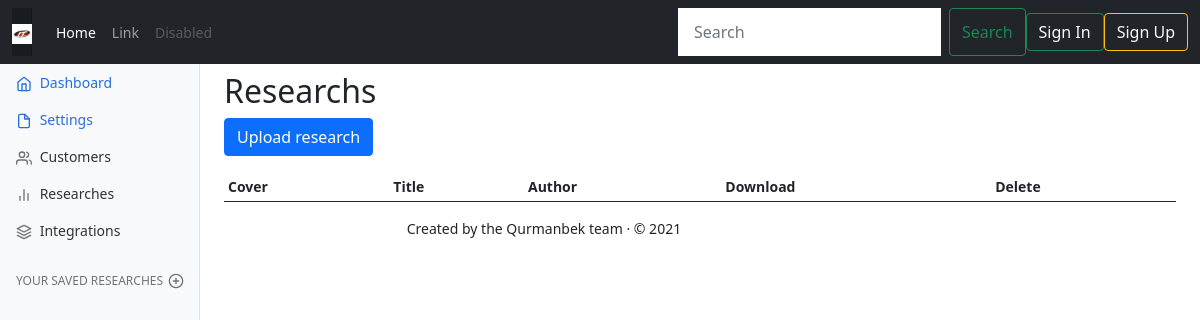
Page /upload/researchs/ on the earlier database version.
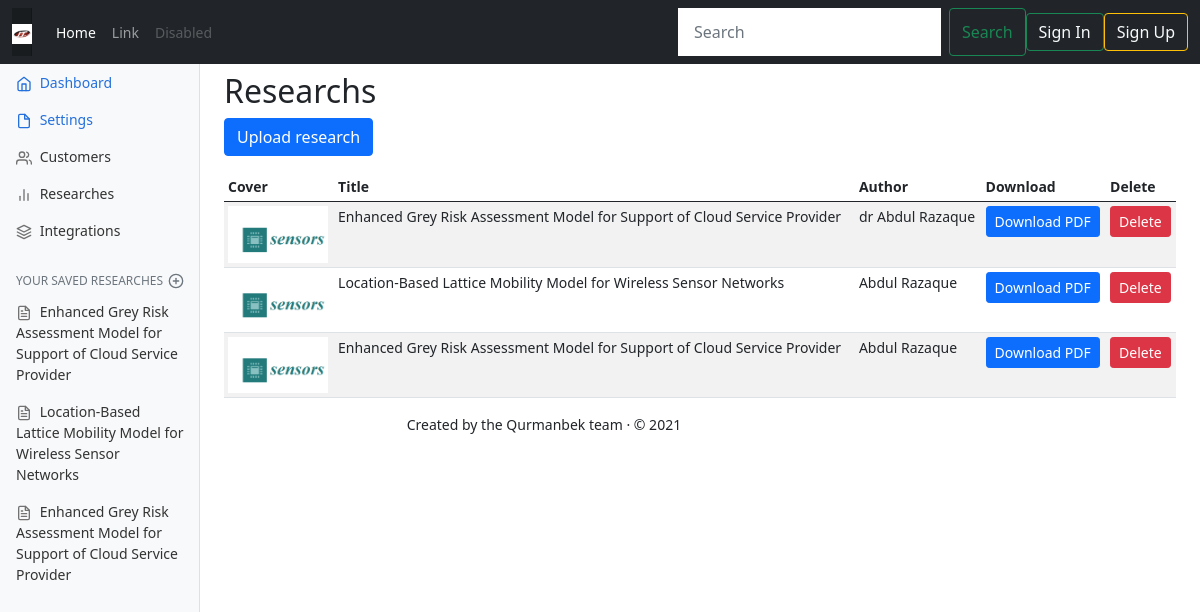
Same page on the later database version.
### research/models.py (models this page shows, shortened)
class Research(models.Model):
    title = models.CharField(max_length=100)
    author = models.CharField(max_length=100)
    pdf = models.FileField(upload_to='researchs/pdfs/')
    cover = models.ImageField(upload_to='researchs/covers/', null=True, blank=True)

### research/views.py (the view)
# urls.py: path('researchs/', research.views.research_list, name='research_list'),
def research_list(request):
    researchs = Research.objects.all()
    return render(request, 'upload/research_list.html', {
        'researchs': researchs
    })

### templates/upload/research_list.html (shortened to what this page needs)
{% extends 'upload/base_upload.html' %}
{% block upload_dashboard %}
    <h2>Researchs</h2>
    <p>
      <a href="{% url 'upload' %}" class="btn btn-primary">Upload research</a>
    </p>
  <div class="table-responsive">
        <table class="table table-striped table-sm">
          <thead>
      <tr>
        <th scope="col">Cover</th>
        <th scope="col">Title</th>
        <th scope="col">Author</th>
        <th scope="col">Download</th>
        <th scope="col">Delete</th>
      </tr>
    </thead>
    <tbody>
      {% for research in researchs %}
        <tr>
          <td>
            {% if research.cover %}
              <img src="{{ research.cover.url }}" alt="{{ research.title }}" style="width:100px;">
            {% else %}
              <span class="text-muted">No cover</span>
            {% endif %}
          </td>
          <td>{{ research.title }}</td>
          <td>{{ research.author }}</td>
          <td>
            <a href="{{ research.pdf.url }}" class="btn btn-primary btn-sm" target="_blank">
              Download PDF
            </a>
          </td>
          <td>
            <form method="post" action="{% url 'delete_research' research.pk %}">
              <button type="submit" class="btn btn-danger btn-sm">Delete</button>
            </form>
          </td>
        </tr>
      {% endfor %}
    </tbody>
  </table>
  </div>
{% endblock %}
{% block footer %}
    <footer class="col-md-9 ms-sm-auto col-lg-10 px-md-4">
    Created by the Qurmanbek team &middot; &copy; 2021
</footer>{% endblock %}

### templates/upload/base_upload.html (shortened to what this page needs)
{% extends 'dashboard/home.html' %}

### templates/dashboard/home.html (shortened to what this page needs)
{% extends 'article/main.html' %}
{% block home %}
    <div class="container-fluid">
  <div class="row">
    <nav id="sidebarMenu" class="col-md-3 col-lg-2 d-md-block bg-light sidebar collapse">
      <div class="position-sticky pt-3">
        <ul class="nav flex-column">
          <li class="nav-item">
            <a class="nav-link active" aria-current="page" href="{% url 'home' %}">
              <span data-feather="home"></span>
              Dashboard
            </a>
          </li>
          <li class="nav-item">
            <a class="nav-link active" href="{% url 'socialaccount_connections'%}">
              <span data-feather="file"></span>
              Settings
            </a>
          </li>
          <li class="nav-item">
            <a class="nav-link" href="#">
              <span data-feather="users"></span>
              Customers
            </a>
          </li>
          <li class="nav-item">
            <a class="nav-link" href="{% url 'research_list' %}">
              <span data-feather="bar-chart-2"></span>
              Researches
            </a>
          </li>
          <li class="nav-item">
            <a class="nav-link" href="{% url 'upload_research' %}">
              <span data-feather="layers"></span>
              Integrations
            </a>
          </li>
        </ul>
        <h6 class="sidebar-heading d-flex justify-content-between align-items-center px-3 mt-4 mb-1 text-muted">
          <span>Your Saved researches</span>
          <a class="link-secondary" href="{% url 'upload' %}" aria-label="Add a new research">
            <span data-feather="plus-circle"></span>
          </a>
        </h6>
        <ul class="nav flex-column mb-2">
        {% block upload_to_dashboard %}
                {% for i in researchs%}
            <li class="nav-item">
            <a class="nav-link" href="{{ i.pdf.url }}">
              <span data-feather="file-text"></span>
              {{ i.title }}
            </a>
          </li>
                {% endfor %}
            {% endblock %}
        </ul>
      </div>
    </nav>
{% endblock %}
{% block content %}
    <main class="col-md-9 ms-sm-auto col-lg-10 px-md-4">
    {% block upload_dashboard %}{% endblock %}
{% endblock %}

### templates/article/main.html (shortened to what this page needs)
{% load static %}
<!DOCTYPE html>
<html lang="en">
<head>
    <link rel="stylesheet" href="{% static 'css/bootstrap.css' %}">
    <link href="{% static 'css/navbar-top-fixed.css' %}" rel="stylesheet">
    <link href="{% static 'css/starter-template.css' %}" rel="stylesheet">
    <link href="{% static 'css/dashboard.css' %}" rel="stylesheet">
</head>
<body>
<nav class="navbar navbar-expand-md navbar-dark fixed-top bg-dark">
  <div class="container-fluid">
    <a class="navbar-brand" href="/"><img src="{% static 'images/iitu.jpg' %}" alt="IITU" width="20px" height="20px"></a>
    <div class="collapse navbar-collapse" id="navbarCollapse">
      <ul class="navbar-nav me-auto mb-2 mb-md-0">
        <li class="nav-item">
          <a class="nav-link active" aria-current="page" href="#">Home</a>
        </li>
        <li class="nav-item">
          <a class="nav-link" href="#">Link</a>
        </li>
        <li class="nav-item">
          <a class="nav-link disabled">Disabled</a>
        </li>
      </ul>
        <form class="d-flex">
                <form action="{% url "articles" %}">
                    <input class="form-control me-2" type="search" name="search_field" value="" placeholder="Search" aria-label="Search">
                    <input class="btn btn-outline-success" type="submit" name="Search" value="Search">
                </form>
          {% if user.is_authenticated %}
          <a class="btn btn-outline-success" href="{% url 'account_email' %}">Change E-mail</a>
          <a class="btn btn-outline-secondary" href="{% url 'home' %}">Home</a>
          <a class="text-light btn btn-outline-warning" href="{% url 'account_logout' %}">{{ user.first_name }} (Sign Out)</a>
          {% else %}
              <a class="text-light btn btn-outline-success" href="{% url 'account_login' %}">Sign In</a>
              <a class="text-light btn btn-outline-warning" href="{% url 'account_signup' %}">Sign Up</a>
          {% endif %}
      </form>
    </div>
  </div>
</nav>
{% block body %}
    {% block home %}
    {% endblock %}
    {% block content %}
    {% endblock %}
{% endblock %}
{% block footer %}{% endblock %}
</body>
</html>

### djangoProject/static/css/navbar-top-fixed.css (style rules this page uses)
body { min-height: 75rem; padding-top: 4.5rem; }

### djangoProject/static/css/dashboard.css (style rules this page uses)
body { font-size: .875rem; }
.feather { width: 16px; height: 16px; vertical-align: text-bottom; }
.sidebar { position: fixed; top: 0; bottom: 0; left: 0; z-index: 100; padding: 48px 0 0; box-shadow: inset -1px 0 0 rgba(0, 0, 0, .1); }
.sidebar .nav-link { font-weight: 500; color: #333; }
.sidebar .nav-link .feather { margin-right: 4px; color: #727272; }
.sidebar .nav-link.active { color: #2470dc; }
.sidebar .nav-link:hover .feather, .sidebar .nav-link.active .feather { color: inherit; }
.sidebar-heading { font-size: .75rem; text-transform: uppercase; }
.navbar-brand { padding-top: .75rem; padding-bottom: .75rem; font-size: 1rem; background-color: rgba(0, 0, 0, .25); box-shadow: inset -1px 0 0 rgba(0, 0, 0, .25); }
.navbar .form-control { padding: .75rem 1rem; border-width: 0; border-radius: 0; }

Differences in the rows shown:
added Research: title "Enhanced Grey Risk Assessment Model for Support of Cloud Service Provider", cover (picture), author "dr Abdul Razaque"
added Research: title "Location-Based Lattice Mobility Model for Wireless Sensor Networks", cover (picture), author "Abdul Razaque"
added Research: title "Enhanced Grey Risk Assessment Model for Support of Cloud Service Provider", cover (picture), author "Abdul Razaque"
